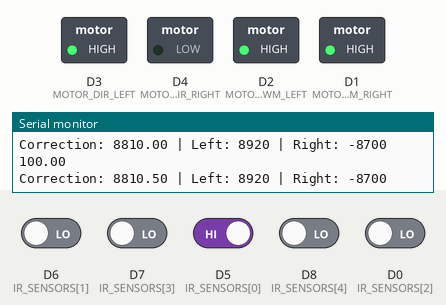
Recording of a sketch running on a simulated ESP8266 (NodeMCU). On the bench: switched loads named in the sketch (green lamp = pin HIGH), the last lines printed to the serial monitor. The test bench sets the inputs (shaded band); at power-on: D5 (IR_SENSORS[0]) HIGH, D0 (IR_SENSORS[2]), D6 (IR_SENSORS[1]), D7 (IR_SENSORS[3]), D8 (IR_SENSORS[4]) LOW.

Above: at 4.2 s.
4.3 s: D5 (IR_SENSORS[0]) driven LOW
At 4.7 s:
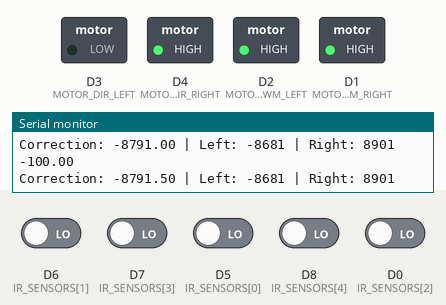
5.8 s: D5 (IR_SENSORS[0]) driven HIGH
At 7.2 s:
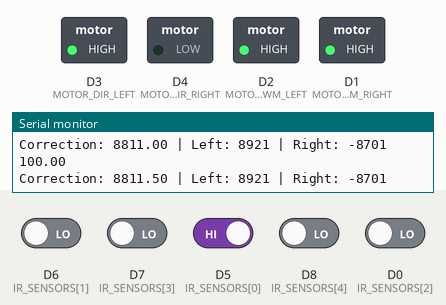
8.8 s: D8 (IR_SENSORS[4]) driven HIGH
At 10.0 s:
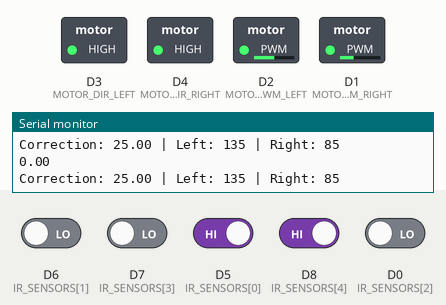
10.3 s: D7 (IR_SENSORS[3]) driven HIGH
At 11.5 s:
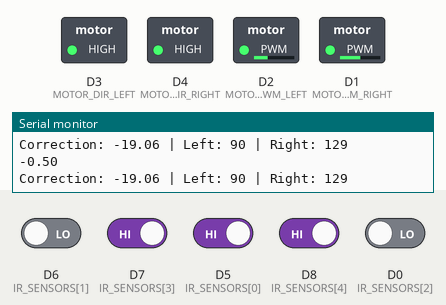
11.8 s: D6 (IR_SENSORS[1]) driven HIGH
At 12.3 s:
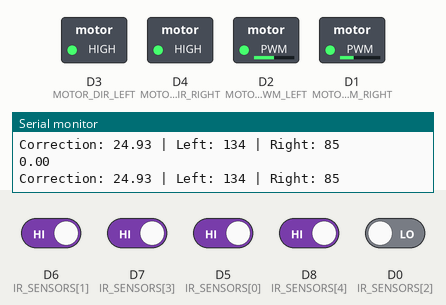
13.3 s: D7 (IR_SENSORS[3]) driven LOW
At 14.4 s:
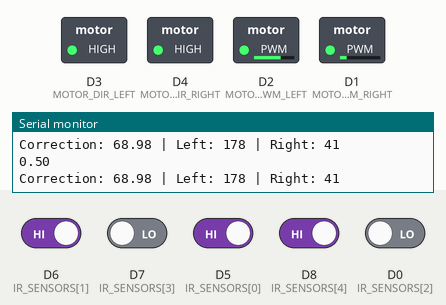
Timing chart, 0 to 36.6 s (numbered marks = the images above; inputs shaded):
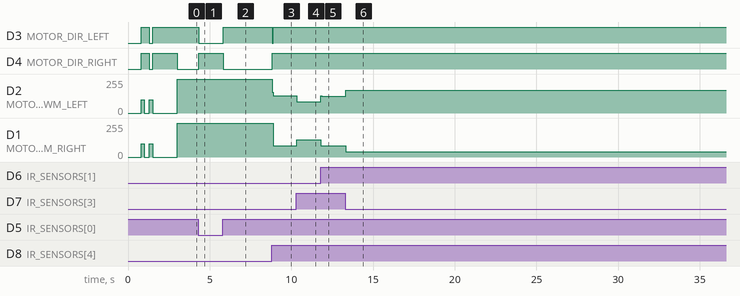

The sketch:

linefollower.ino
```cpp
#include "headers.h"

float previousError = 0.0f;
float integralAccumulator = 0.0f;
unsigned long last_time = 0;

void setupPins() {
  pinMode(MOTOR_DIR_LEFT, OUTPUT);
  pinMode(MOTOR_PWM_LEFT, OUTPUT);
  pinMode(MOTOR_DIR_RIGHT, OUTPUT);
  pinMode(MOTOR_PWM_RIGHT, OUTPUT);

  for (uint8_t pin : IR_SENSORS) {
    pinMode(pin, INPUT);
  }
}

void setupAnimation() {
  setMotor(BOTH, 100, FORWARD);
  delay(200);
  setMotor(BOTH, 0, FORWARD);
  delay(300);
  setMotor(BOTH, 100, BACKWARD);
  delay(200);
  setMotor(BOTH, 0, FORWARD);
  delay(1500);
}

void setup() {
  delay(800);
  Serial.begin(9600);
  while (!Serial);

  setupPins();
  setupAnimation();

  Serial.println("Setup Complete. Loop starting...");
}

float lastError = 0.0f;

/*
 * getError() function:
 * negative error: drifting right (line is to the robot's right)
 * 0: centered
 * positive error: drifting left (line is to the robot's left)
 */
float getError() {
  if (digitalRead(IR_SENSORS[0]) == ON_LINE) return -100.0f;
  if (digitalRead(IR_SENSORS[IR_SENSORS_COUNT - 1]) == ON_LINE) return 100.0f;  // ✅ fixed parenthesis

  if (digitalRead(IR_SENSORS[0]) == ON_LINE) return -100.0f;
  if (digitalRead(IR_SENSORS[IR_SENSORS_COUNT - 1]) == ON_LINE) return 100.0f;

  uint8_t active = 0;
  float error = 0.0f;

  for (uint8_t i = 0; i < IR_SENSORS_COUNT; i++) {
    if (digitalRead(IR_SENSORS[i]) == ON_LINE) {
      float weight = IR_SENSORS_WEIGHTS[i];

      if (i == 0 || i == IR_SENSORS_COUNT - 1) {
        weight *= 1.8f;
      }

      error += weight;
      active++;
    }
  }

  if (active == 0) {
    return lastError;
  }

  error /= active;  // normalize
  lastError = error;
  return error;
}

float p = 0.0f;
float i = 0.0f;
float d = 0.0f;
//  THIS IS LINEFOLLOWER.INO NOT LINEFOLLOWER2.INO
//  THIS IS LINEFOLLOWER.INO NOT LINEFOLLOWER2.INO
//  THIS IS LINEFOLLOWER.INO NOT LINEFOLLOWER2.INO
//  THIS IS LINEFOLLOWER.INO NOT LINEFOLLOWER2.INO
//  THIS IS LINEFOLLOWER.INO NOT LINEFOLLOWER2.INO
//  THIS IS LINEFOLLOWER.INO NOT LINEFOLLOWER2.INO
//  THIS IS LINEFOLLOWER.INO NOT LINEFOLLOWER2.INO
//  THIS IS LINEFOLLOWER.INO NOT LINEFOLLOWER2.INO
//  THIS IS LINEFOLLOWER.INO NOT LINEFOLLOWER2.INO
void loop() {
  float error = getError();
  unsigned long now = millis();
  Serial.println(error);

  // === PID Calculation ===
  p = Kp * error;
  i = constrain(integralAccumulator + (Ki * error), -MOTOR_MAX_SPEED, MOTOR_MAX_SPEED);
  d = Kd * (error - previousError);

  integralAccumulator = i;
  previousError = error;

  float correction = p + i + d;

  int leftSpeed = MOTOR_BASE_SPEED + correction;
  int rightSpeed = MOTOR_BASE_SPEED - correction;

  setMotor(LEFT, abs(leftSpeed), leftSpeed >= 0 ? FORWARD : BACKWARD);
  setMotor(RIGHT, abs(rightSpeed), rightSpeed >= 0 ? FORWARD : BACKWARD);

  Serial.print("Correction: ");
  Serial.print(correction);
  Serial.print(" | Left: ");
  Serial.print(leftSpeed);
  Serial.print(" | Right: ");
  Serial.println(rightSpeed);

  last_time = now;

  // delay(10);
}
```

headers.h
```cpp
#ifndef HEADERS_H
#define HEADERS_H

#include <Arduino.h>

#define MOTOR_PWM_LEFT D2
#define MOTOR_PWM_RIGHT D1
#define MOTOR_DIR_LEFT D3
#define MOTOR_DIR_RIGHT D4

#define MOTOR_BASE_SPEED 110  // 0-255
#define MOTOR_MAX_SPEED 255  // 0-255

#define Kp 0.8f * MOTOR_BASE_SPEED
#define Ki 0.005f
#define Kd 3.0f

const uint8_t IR_SENSORS[] = { D5, D6, D0, D7, D8 };  // from left to right
const uint8_t IR_SENSORS_COUNT = 5;
const float IR_SENSORS_WEIGHTS[IR_SENSORS_COUNT] = { -3.0f, -1.0f, 0.0f, 1.0f, 3.0f };


#define ON_LINE LOW
#define OFF_LINE HIGH

enum Side {
  LEFT,
  RIGHT,
  BOTH
};

enum Direction {
  FORWARD,
  BACKWARD
};

void setMotor(Side side, int speed, Direction direction) {
  speed = constrain(side == LEFT ? speed * 0.95f : speed, 0, MOTOR_MAX_SPEED);
  int ctrl = direction == Direction::FORWARD ? HIGH : LOW;

  auto setSingleMotor = [&](int pwmPin, int dirPin) {
    digitalWrite(dirPin, ctrl);
    analogWrite(pwmPin, speed);
  };

  if (side == LEFT || side == BOTH) {
    setSingleMotor(MOTOR_PWM_LEFT, MOTOR_DIR_LEFT);
  }
  if (side == RIGHT || side == BOTH) {
    setSingleMotor(MOTOR_PWM_RIGHT, MOTOR_DIR_RIGHT);
  }
}

#endif
```

Measured:
- after the input at 4.3 s, D3 (MOTOR_DIR_LEFT): HIGH → LOW at once; D4 (MOTOR_DIR_RIGHT): LOW → HIGH at once
- after the input at 5.8 s, D3 (MOTOR_DIR_LEFT): LOW → HIGH at once; D4 (MOTOR_DIR_RIGHT): HIGH → LOW at once
- after the input at 8.8 s, D3 (MOTOR_DIR_LEFT): HIGH → LOW at once, → HIGH 0.06 s later; D4 (MOTOR_DIR_RIGHT): LOW → HIGH at once; D2 (MOTOR_PWM_LEFT): 255/255 → 128/255 at once; D1 (MOTOR_PWM_RIGHT): 255/255 → 85/255 after 0.10 s
- after the input at 10.3 s, D2 (MOTOR_PWM_LEFT): 128/255 → 85/255 at once; D1 (MOTOR_PWM_RIGHT): 85/255 → 129/255 at once
- after the input at 11.8 s, D2 (MOTOR_PWM_LEFT): 85/255 → 127/255 at once; D1 (MOTOR_PWM_RIGHT): 129/255 → 85/255 at once
- after the input at 13.3 s, D2 (MOTOR_PWM_LEFT): 127/255 → 169/255 at once, → 170/255 1.4 s later, → 171/255 20.4 s later; D1 (MOTOR_PWM_RIGHT): 85/255 → 41/255 at once, → 40/255 1.4 s later, → 39/255 20.4 s later
